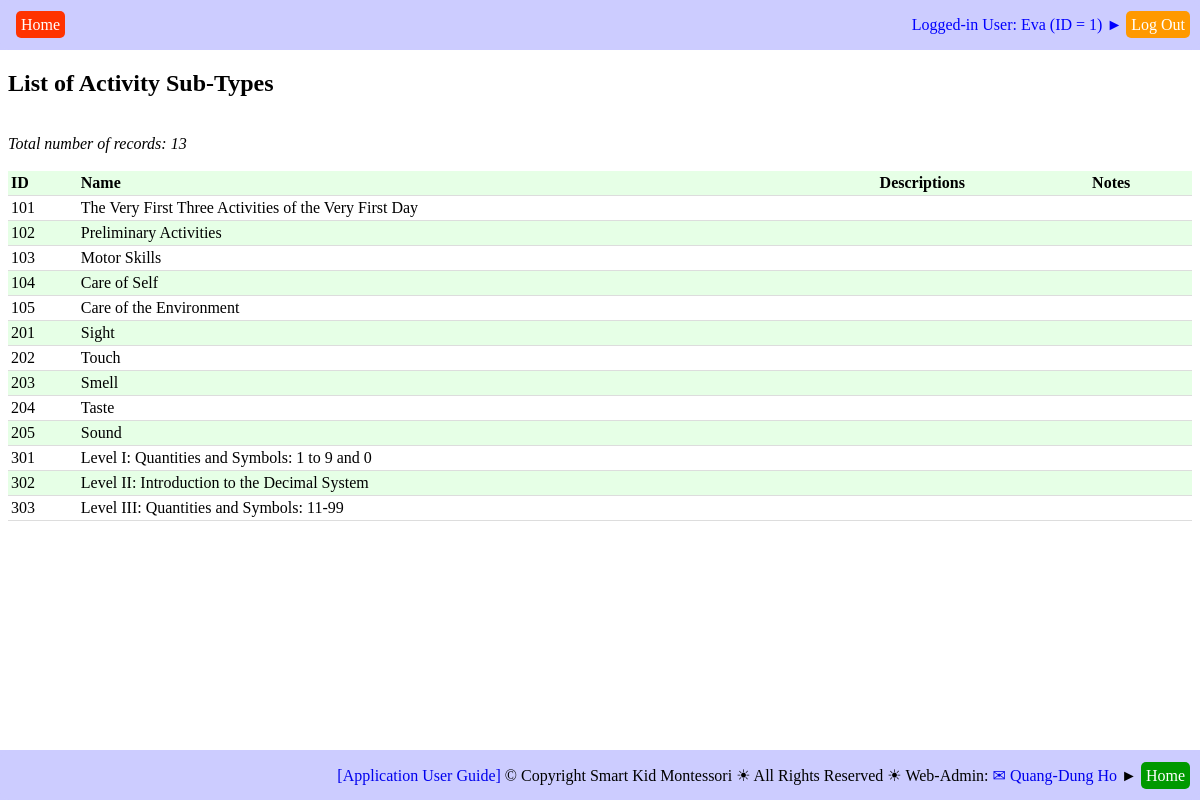
Screenshot of /report_activity_subtypes.php (signed in) with the database file from the repository.
### tables this page shows
CREATE TABLE `web_pages` (
  `PAGE_ID` int(11) NOT NULL,
  `TAG_CLASS` varchar(50) NOT NULL,
  `TYPE` varchar(20) NOT NULL,
  `HREF` varchar(500) NOT NULL,
  `ICON_URL` varchar(500) NOT NULL,
  `TITLE` varchar(200) NOT NULL,
  `TITLE_SHORT` varchar(200) NOT NULL,
  `STATUS` varchar(20) NOT NULL
);

CREATE TABLE `activity_subtypes` (
  `ACT_SUBTYPE_ID` int(11) NOT NULL,
  `ACT_SUBTYPE_NAME` varchar(100) NOT NULL,
  `ACT_SUBTYPE_DESCR` text NOT NULL,
  `ACT_SYBTYPE_NOTES` text NOT NULL
);

### db_operations.php (called while the page is built, shortened)
<?php
require_once("sql_queries.php");
function insert_DB_QUERY_LOGS($user_name, $queryStrToDisplay)
{
	$queryStr = "INSERT INTO ";
		$queryStr = $queryStr . "DB_QUERY_LOGS(";
		$queryStr = $queryStr . "QUERY_STR";
		$queryStr = $queryStr . ", " . "USER_NAME";
		$queryStr = $queryStr . ", " . "DATE_TIME";
		$queryStr = $queryStr . ", " . "IP_ADDR";
		$queryStr = $queryStr . ")";
	$queryStr = $queryStr . " VALUES(";
		$queryStr = $queryStr . "'" . $queryStrToDisplay .  "'";
		$queryStr = $queryStr . ", " . "'" . $user_name . "'";
		$queryStr = $queryStr . ", " . "NOW()";
		$queryStr = $queryStr . ", " . "'" . get_client_ip() .  "'";
		$queryStr = $queryStr . ")";
	$queryStr = $queryStr . ";";
	$result = getResult($queryStr);
	return ($result);
}
function report_ACTIVITY_SUBTYPES($debug_on)
{
	$queryStr = 'SELECT  ';
		$queryStr = $queryStr . '*';
	$queryStr = $queryStr . ' FROM ';
		$queryStr = $queryStr . 'ACTIVITY_SUBTYPES';
	$queryStr = $queryStr . ' ORDER BY ';
		 $queryStr = $queryStr . 'ACT_SUBTYPE_ID' . ' ASC';
	$queryStr = $queryStr . ';';
	$result = getResult($queryStr);
	$fieldHeaderStr = array (
		0 => 'ID',
		1 => 'Name',
		2 => 'Descriptions',
		3 => 'Notes',
		);
	populateResultToTable($result, $fieldHeaderStr);
}
function getTabsOfPage($this_page_url, $debug_on)
{
	$queryStr = 'SELECT ';
		$queryStr = $queryStr .'HREF';
		$queryStr = $queryStr . ', ' . 'TITLE_SHORT';
	$queryStr = $queryStr . ' FROM ';
		$queryStr = $queryStr . 'WEB_PAGES';
	$queryStr = $queryStr . ' WHERE ';
		$queryStr = $queryStr . 'PAGE_ID IN';
		$queryStr = $queryStr . '(';
			$queryStr = $queryStr . 'SELECT ';
				$queryStr = $queryStr . 'TAB_PAGE_ID';
			$queryStr = $queryStr . ' FROM ';
				$queryStr = $queryStr . 'PAGE_TABS';
			$queryStr = $queryStr . ' WHERE ';
				$queryStr = $queryStr . 'PAGE_ID IN';
				$queryStr = $queryStr . '(';
					$queryStr = $queryStr . 'SELECT ';
						$queryStr = $queryStr . 'PAGE_ID';
					$queryStr = $queryStr . ' FROM ';
						$queryStr = $queryStr . 'WEB_PAGES';
					$queryStr = $queryStr . ' WHERE ';
						$queryStr = $queryStr . '(INSTR("' . $this_page_url .'", HREF) > 0)';
					$queryStr = $queryStr . ')';
				$queryStr = $queryStr . ')';
	$queryStr = $queryStr . ';';
	$result = getResult($queryStr);
	return ($result);
}
function get_client_ip() {
    $ipaddress = '';
    if (isset($_SERVER['HTTP_CLIENT_IP']) && ($_SERVER['HTTP_CLIENT_IP']))
        $ipaddress = $_SERVER['HTTP_CLIENT_IP'];
    else if (isset($_SERVER['HTTP_X_FORWARDED_FOR']) && ($_SERVER['HTTP_X_FORWARDED_FOR']))
        $ipaddress = $_SERVER['HTTP_X_FORWARDED_FOR'];
    else if (isset($_SERVER['HTTP_X_FORWARDED']) && ($_SERVER['HTTP_X_FORWARDED']))
        $ipaddress = $_SERVER['HTTP_X_FORWARDED'];
    else if (isset($_SERVER['HTTP_FORWARDED_FOR']) && ($_SERVER['HTTP_FORWARDED_FOR']))
        $ipaddress = $_SERVER['HTTP_FORWARDED_FOR'];
    else if (isset($_SERVER['HTTP_FORWARDED']) && ($_SERVER['HTTP_FORWARDED']))
        $ipaddress = $_SERVER['HTTP_FORWARDED'];
    else if (isset($_SERVER['REMOTE_ADDR']) && ($_SERVER['REMOTE_ADDR']))
        $ipaddress = $_SERVER['REMOTE_ADDR'];
    else
        $ipaddress = 'unknown';
    return $ipaddress;
}
?>

### sql_queries.php (the view, shortened to what this page needs)
<?php
	function connectDB()
	{
		$db_hostname = "localhost";
		$db_name     = "montessori";
		$db_username = "root";
		$db_password = "";
		$db = mysqli_connect($db_hostname, $db_username, $db_password, $db_name);
		return ($db);
	}
	function getResult($query)
	{
		$db = connectDB();
		$result = mysqli_query($db, $query);
		return ($result);
	}
	function populateResultToTable($result, $fieldHeaderStr)
	{
		$resultRows = mysqli_num_rows($result);
		$resultFields = mysqli_num_fields($result);
		echo '<br/><i>Total number of records: ' . $resultRows . '</i><br/><br/>';
		echo '<table>';
		echo '<tr>';
		for ($fd = 0; $fd < $resultFields; $fd++)
		{
			echo '<th>' . $fieldHeaderStr[$fd] . '</th>';
		}
 		echo '</tr>';
		for ($row = 0; $row < $resultRows; $row++)
		{
			$currentRow = mysqli_fetch_row($result);
			echo '<tr>';
			for ($fd = 0; $fd < $resultFields; $fd++)
			{
				echo '<td>' . $currentRow[$fd] . '</td>';
			}
			echo '</tr>';
		}
		echo '</table>';
	}
?>

### tab_header.php
<div style="
    		position: fixed;
    		height: 20px;
 		   	width: 50%;
    		top: 7px;
    		left: 6px;
    		right: 0;
    		background-color: transparent;"
>
<div style="
	display: table;
	height: 26px;
    width: 100%;
    margin: 0px;
    background-color: transparent;
    border-radius: 10px;
    text-align: left">
	<div style="
		display: table-cell;
		height: 26px;
    	width: 100%;
    	padding: 5px;
    	vertical-align: middle;">
	<?php
	require_once("db_operations.php");
	$tabs = getTabsOfPage($_SERVER["PHP_SELF"], true);
	$tabNum = mysqli_num_rows($tabs);
	for ($row = 0; $row < $tabNum; $row++)
	{
		$currentTab = mysqli_fetch_row($tabs);
		echo '<a href="' . $currentTab[0] . '" style="background-color: rgb(255, 51, 0); color: white; text-decoration: none; padding: 5px; margin-left: 5px; border-radius: 5px">' . $currentTab[1] . '</a>';
	}
	?>
	</div>
</div>
</div>

### db_tables.css (style rules this page uses)
table { border-collapse: collapse; width: 100%; }
th, td { padding: 3px; text-align: left; border-bottom: 1px solid #ddd; }
tr:nth-child(odd) { background-color: rgb(230, 255, 230); }

### common.css (style rules this page uses)
a { text-decoration: none; }

### rows the page displays
web_pages: TITLE_SHORT "Home"
activity_subtypes: ACT_SUBTYPE_ID "101", ACT_SUBTYPE_NAME "The Very First Three Activities of the Very First Day"
activity_subtypes: ACT_SUBTYPE_ID "102", ACT_SUBTYPE_NAME "Preliminary Activities"
activity_subtypes: ACT_SUBTYPE_ID "103", ACT_SUBTYPE_NAME "Motor Skills"
activity_subtypes: ACT_SUBTYPE_ID "104", ACT_SUBTYPE_NAME "Care of Self"
activity_subtypes: ACT_SUBTYPE_ID "105", ACT_SUBTYPE_NAME "Care of the Environment"
activity_subtypes: ACT_SUBTYPE_ID "201", ACT_SUBTYPE_NAME "Sight"
activity_subtypes: ACT_SUBTYPE_ID "202", ACT_SUBTYPE_NAME "Touch"
activity_subtypes: ACT_SUBTYPE_ID "203", ACT_SUBTYPE_NAME "Smell"
activity_subtypes: ACT_SUBTYPE_ID "204", ACT_SUBTYPE_NAME "Taste"
activity_subtypes: ACT_SUBTYPE_ID "205", ACT_SUBTYPE_NAME "Sound"
activity_subtypes: ACT_SUBTYPE_ID "301", ACT_SUBTYPE_NAME "Level I: Quantities and Symbols: 1 to 9 and 0"
activity_subtypes: ACT_SUBTYPE_ID "302", ACT_SUBTYPE_NAME "Level II: Introduction to the Decimal System"
activity_subtypes: ACT_SUBTYPE_ID "303", ACT_SUBTYPE_NAME "Level III: Quantities and Symbols: 11-99"

### other values shown
$emp_name "Eva"
$emp_id "1"
$resultRows "13"
$fieldHeaderStr[$fd] "ID"
$fieldHeaderStr[$fd] "Name"
$fieldHeaderStr[$fd] "Descriptions"
$fieldHeaderStr[$fd] "Notes"
